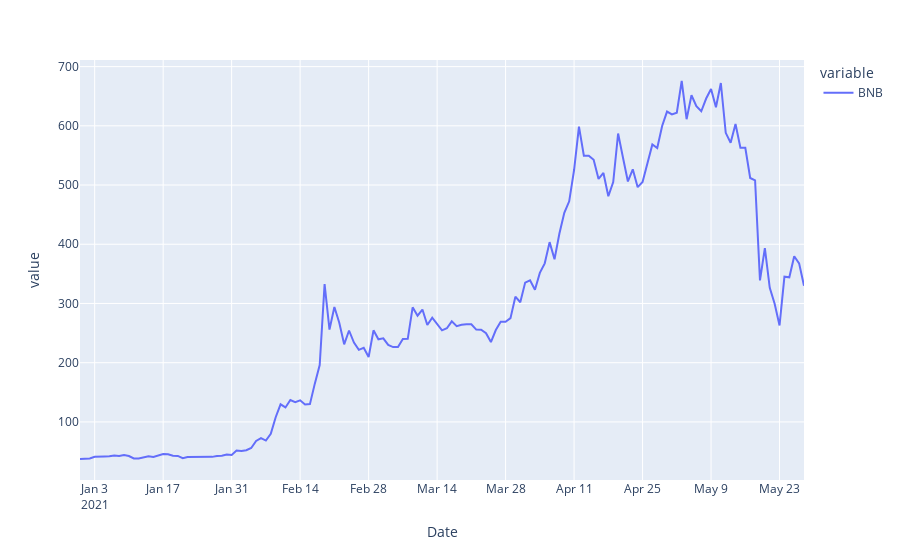

This figure's notebook cell:
### Code cell
# Let's see BINANCE COIN
fig = px.line(crypto, y=['BNB'] )
fig.show()

### Figure 1 — Plotly figure (JSON) as saved in the notebook; plotly's stock layout.template omitted (floating-point values rounded to 4 significant figures; data arrays with more than 128 entries replaced by an {"elided": "..."} marker saying what was removed)
{"data": [{"hovertemplate": "variable=BNB<br>Date=%{x}<br>value=%{y}<extra></extra>", "legendgroup": "BNB", "line": {"color": "#636efa", "dash": "solid"}, "marker": {"symbol": "circle"}, "mode": "lines", "name": "BNB", "orientation": "v", "showlegend": true, "type": "scatter", "x": {"elided": "149 str values"}, "xaxis": "x", "y": {"elided": "149 float values"}, "yaxis": "y"}], "layout": {"legend": {"title": {"text": "variable"}, "tracegroupgap": 0}, "margin": {"t": 60}, "xaxis": {"anchor": "y", "domain": [0, 1], "title": {"text": "Date"}}, "yaxis": {"anchor": "x", "domain": [0, 1], "title": {"text": "value"}}}}
